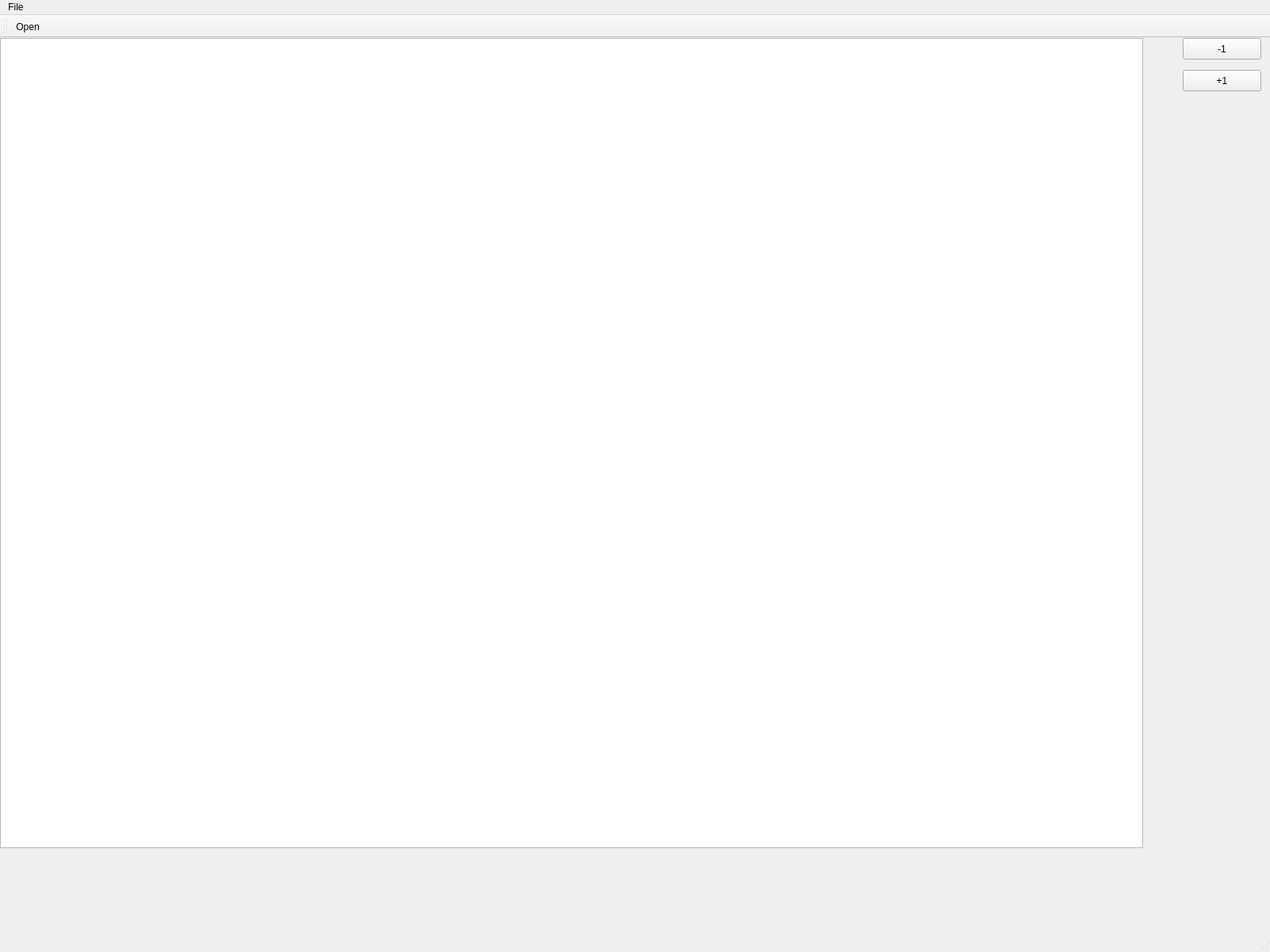
<?xml version="1.0" encoding="UTF-8"?>
<ui version="4.0">
 <class>MatchingFragmentWindow</class>
 <widget class="QMainWindow" name="MatchingFragmentWindow">
  <property name="geometry">
   <rect>
    <x>0</x>
    <y>0</y>
    <width>1600</width>
    <height>1200</height>
   </rect>
  </property>
  <property name="windowTitle">
   <string>Papyrus FAMLab</string>
  </property>
  <widget class="QWidget" name="centralwidget">
   <widget class="QGraphicsView" name="graphicsView">
    <property name="geometry">
     <rect>
      <x>0</x>
      <y>0</y>
      <width>1440</width>
      <height>1021</height>
     </rect>
    </property>
   </widget>
   <widget class="QPushButton" name="btnRotateLeft">
    <property name="geometry">
     <rect>
      <x>1490</x>
      <y>0</y>
      <width>99</width>
      <height>27</height>
     </rect>
    </property>
    <property name="text">
     <string>-1</string>
    </property>
   </widget>
   <widget class="QPushButton" name="btnRotateRight">
    <property name="geometry">
     <rect>
      <x>1490</x>
      <y>40</y>
      <width>99</width>
      <height>27</height>
     </rect>
    </property>
    <property name="text">
     <string>+1</string>
    </property>
   </widget>
  </widget>
  <widget class="QMenuBar" name="menubar">
   <property name="geometry">
    <rect>
     <x>0</x>
     <y>0</y>
     <width>1600</width>
     <height>22</height>
    </rect>
   </property>
   <widget class="QMenu" name="menuFile">
    <property name="title">
     <string>File</string>
    </property>
    <addaction name="actionOpen"/>
    <addaction name="separator"/>
    <addaction name="actionExit"/>
   </widget>
   <addaction name="menuFile"/>
  </widget>
  <widget class="QStatusBar" name="statusbar"/>
  <widget class="QToolBar" name="toolBar">
   <property name="windowTitle">
    <string>toolBar</string>
   </property>
   <attribute name="toolBarArea">
    <enum>TopToolBarArea</enum>
   </attribute>
   <attribute name="toolBarBreak">
    <bool>false</bool>
   </attribute>
   <addaction name="actionOpen"/>
  </widget>
  <action name="actionOpen">
   <property name="text">
    <string>Open</string>
   </property>
  </action>
  <action name="actionExit">
   <property name="text">
    <string>Exit</string>
   </property>
  </action>
 </widget>
 <resources/>
 <connections/>
</ui>
